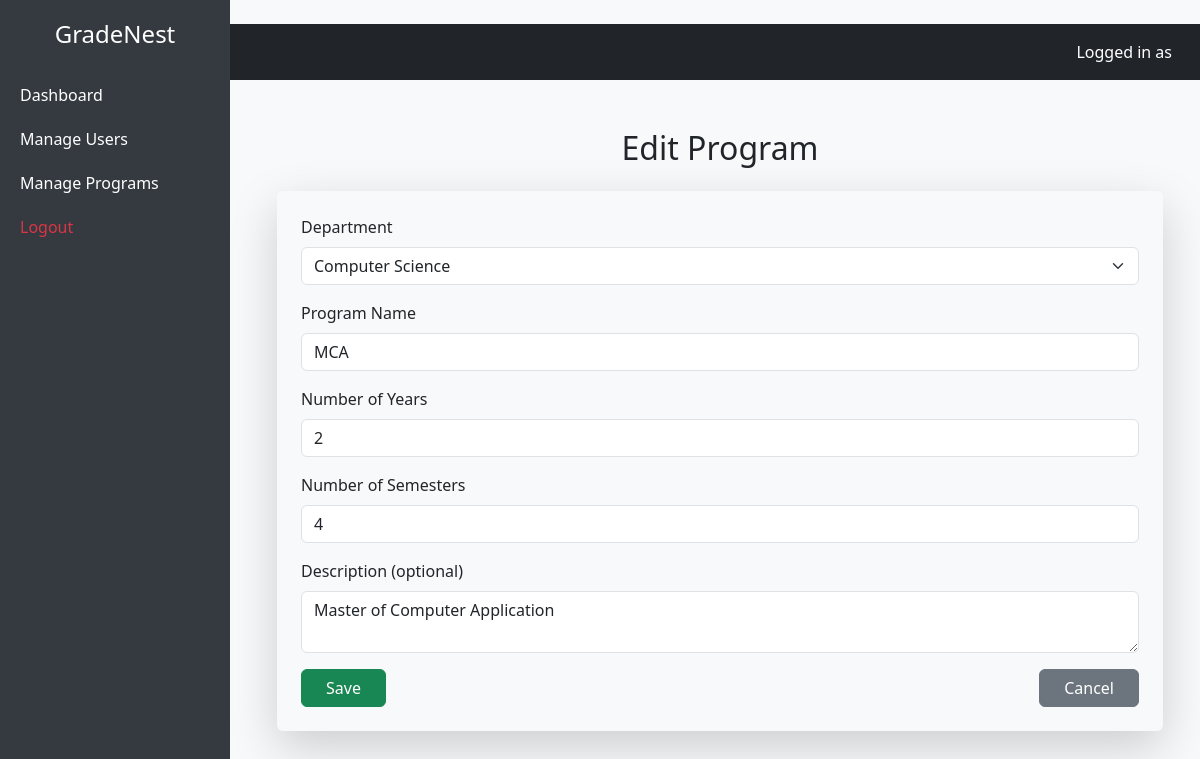
Page /programs/1/edit/ on the committed database.
### program_management/models.py (models this page shows, shortened)
class Program(models.Model):
    name = models.CharField(max_length=100)
    department = models.ForeignKey(Department, on_delete=models.SET_NULL, null=True, blank=True)
    num_years = models.PositiveIntegerField(default=0)
    num_semesters = models.PositiveIntegerField(default=0)
    description = models.TextField(blank=True, null=True)

### program_management/views.py (the view)
# urls.py: path('<int:pk>/edit/', views.program_edit, name='program_edit'),
def program_edit(request, pk):
    program = get_object_or_404(Program, pk=pk)
    if request.method == 'POST':
        form = ProgramForm(request.POST, instance=program)
        if form.is_valid():
            form.save()
            return redirect('program_list')
    else:
        form = ProgramForm(instance=program)
    return render(request, 'program_management/program_form.html', {'form': form, 'form_title': 'Edit Program'})

### program_management/views.py
class ProgramForm(forms.ModelForm):
    class Meta:
        model = Program
        fields = ['department', 'name', 'num_years', 'num_semesters', 'description']
        widgets = {
            'department': forms.Select(attrs={'class': 'form-select'}),
        }

### program_management/models.py (called while the page is built)
    def __str__(self):
        return self.name

### program_management/templates/program_management/program_form.html (shortened to what this page needs)
{% extends 'base.html' %}
{% block content %}
<div class="container mt-4">
    <h2 class="text-center mb-4">{{ form_title }}</h2>
    <form method="post" class="shadow-lg p-4 bg-light rounded">
        <div class="mb-3">
    	   <label for="id_department" class="form-label">Department</label>
	   	 {{ form.department }}
	</div>
        <div class="mb-3">
            <label for="id_name" class="form-label">Program Name</label>
            <input type="text" name="name" value="{{ form.name.value }}" class="form-control" required>
        </div>
        <div class="mb-3">
            <label for="id_num_years" class="form-label">Number of Years</label>
            <input type="number" name="num_years" value="{{ form.num_years.value }}" class="form-control" required min="1" max="6">
        </div>
        <div class="mb-3">
            <label for="id_num_semesters" class="form-label">Number of Semesters</label>
            <input type="number" name="num_semesters" value="{{ form.num_semesters.value }}" class="form-control" required min="1" max="12">
        </div>
        <div class="mb-3">
            <label for="id_description" class="form-label">Description (optional)</label>
            <textarea name="description" class="form-control">{{ form.description.value }}</textarea>
        </div>
        <div class="d-flex justify-content-between">
            <button type="submit" class="btn btn-success px-4">Save</button>
            <a href="{% url 'program_list' %}" class="btn btn-secondary px-4">Cancel</a>
        </div>
    </form>
</div>
{% endblock %}

### templates/base.html (style rules this page uses)
body { background-color: #f8f9fa; }

### rows in the picture
Program: department "Computer Science", name "MCA", description "Master of Computer Application"
